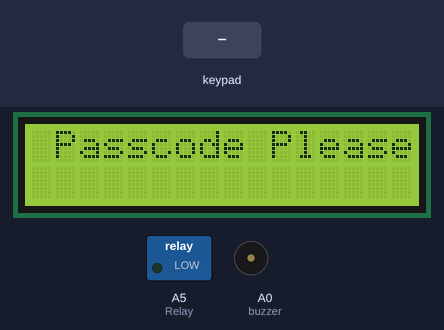
A sketch run on a simulated Arduino Uno, built with avr-gcc and run on an emulated ATmega328P. Shown: 16×2 character LCD, switched loads named in the sketch (green lamp = pin HIGH), buzzer (waves = sounding, pin HIGH). The test bench sets the inputs (shaded band).

Above: at 6.9 s.
7.0 s: keypad keys 7 6 5 4 pressed 0.4 s apart
At 9.0 s:
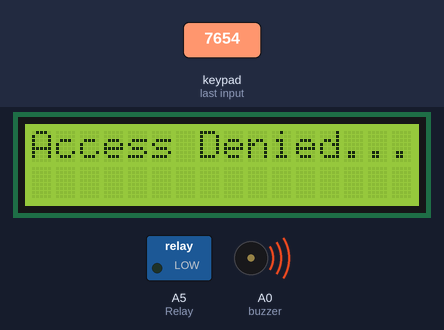
16.9 s: key 'A' pressed
19.9 s: key 'B' pressed
At 21.9 s:
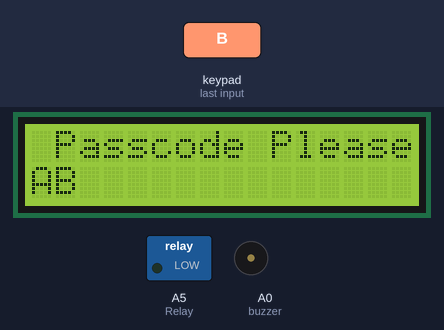
22.8 s: key 'C' pressed
At 23.2 s:
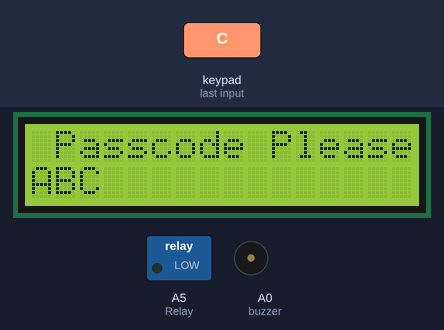
24.3 s: key '#' pressed
At 25.5 s:
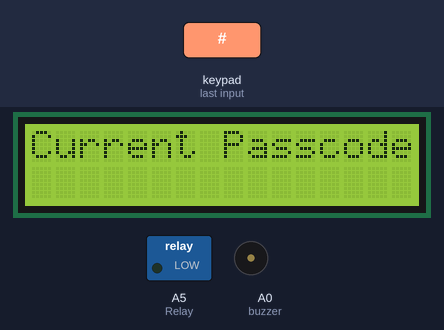
25.8 s: keypad keys 7 6 5 4 # pressed 0.4 s apart
At 28.3 s:
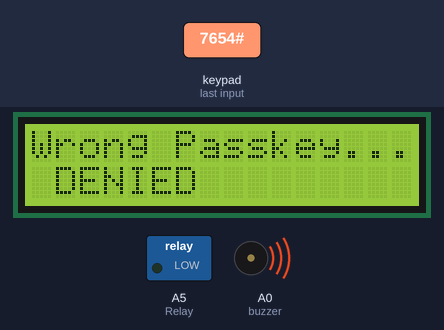
Timing chart, 0 to 31.0 s (numbered marks = the images above; inputs shaded):
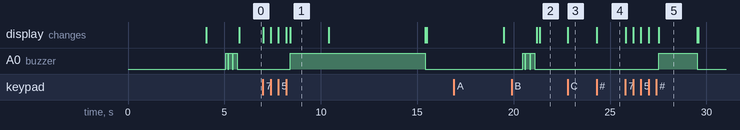

The sketch:

FCM0V9PIPYC99TE.ino
```cpp
/*
    +------------------------------------------------------------------------+
    |                                                                        |
    |               DUINO LOCK SYTSTEM FIRM_WARE v1.1.0                      |
    |                       BY_:DIY MECHANICS                                |
    |    --------------------------------------------------------------      |
    |  written_by:suhail  project:HOME AUTOMATION:-passcode lock sytem v1.1  |
    |  facebook.com/suhail jr.                      twitter.com/suhail jr.   |
    |             visit more @ www.diymechanics.wordpress.com                |
    +------------------------------------------------------------------------+
*/

///////////////////////////////////////////////////////////////////////////////


#include <Keypad.h>
#include<LiquidCrystal.h>
#include<EEPROM.h>


//////////////////////////////////////////////////////////////////////////////


LiquidCrystal lcd(13, 12, 11, 10, 9, 8);
char password[4];
char pass[4], pass1[4];
int i = 0;
int buzzer = A0;
int Relay = A5;
int staterelay = LOW;
char customKey = 0;


//////////////////////////////////////////////////////////////////////////////


const byte ROWS = 4; //four rows
const byte COLS = 4; //four columns
char hexaKeys[ROWS][COLS] = {
  {'1', '2', '3', 'A'},
  {'4', '5', '6', 'B'},
  {'7', '8', '9', 'C'},
  {'*', '0', '#', 'D'}
};


///////////////////////////////////////////////////////////////////////////////


byte rowPins[ROWS] = {7, 6, 5, 4}; //connect to the row pinouts of the keypad
byte colPins[COLS] = {3, 2, 1, 0}; //connect to the column pinouts of the keypad
//initialize an instance of class NewKeypad
Keypad customKeypad = Keypad( makeKeymap(hexaKeys), rowPins, colPins, ROWS, COLS);


////////////////////////////////////////////////////////////////////////////////////

void(* resetFunc) (void) = 0;
void setup()
{
  pinMode(Relay, OUTPUT);
  pinMode(buzzer, OUTPUT);
  digitalWrite(Relay, LOW);
  digitalWrite(buzzer , LOW);
  lcd.begin(16, 2);
  lcd.print("STARK-TECHNOLOGY");
  lcd.setCursor(0, 1);
  delay(4000);
  lcd.print("BOOTING DEVICE");
  delay(1000);
  digitalWrite(buzzer , HIGH);
  delay(100);
  digitalWrite(buzzer , LOW);
  delay(50);
  digitalWrite(buzzer , HIGH);
  delay(200);
  digitalWrite(buzzer , LOW);
  delay(50);
  digitalWrite(buzzer , HIGH);
  delay(200);
  digitalWrite(buzzer , LOW);
  delay(100);
  digitalWrite(buzzer , LOW);
  lcd.clear();
  lcd.print("KEYPAD-LOCKED");
  lcd.clear();
  lcd.print(" Passcode Please:");
  lcd.setCursor(0, 1);
  for (int j = 0; j < 4; j++)
    pass[j] = EEPROM.read(j);

  ////////////////////////////////////////////////////////////////////////////////////

}
void loop()
{
  customKey = customKeypad.getKey();
  if (customKey == '#')
    change();

  if (customKey == '*')
    resetFunc();


  if (customKey)

  {
    password[i++] = customKey;
    lcd.print(customKey);

  }

  if (i == 4)
  { i = 0;
    delay(200);
    for (int j = 0; j < 4; j++)
      pass[j] = EEPROM.read(j);
    if (!(strncmp(password, pass, 4)))
    {
      i = 0;
      digitalWrite(Relay, HIGH);
      lcd.clear();
      lcd.print("Passkey Accepted");
      digitalWrite(buzzer , HIGH);
       delay(100);
       digitalWrite(buzzer , LOW);
  delay(50);
  digitalWrite(buzzer , HIGH);
  delay(90);
  digitalWrite(buzzer , LOW);
  delay(30);
  digitalWrite(buzzer , HIGH);
  delay(200);
  digitalWrite(buzzer , LOW);
  delay(100);
  digitalWrite(buzzer , HIGH);
  delay(200);
  digitalWrite(buzzer , LOW);
  delay(50);
  digitalWrite(buzzer , HIGH);
  delay(500);digitalWrite(buzzer , LOW);
  delay(100);
      lcd.setCursor(0, 1);
      lcd.print("#-Change");
      lcd.print("*-Lock");


    }

    else
    {
      digitalWrite(Relay, LOW);

      lcd.clear();
      lcd.print("Access Denied...");
       digitalWrite(buzzer , HIGH);
      delay(2000);

      lcd.clear();
      lcd.print("restarting...");
      delay(5000);
      i = 0;
      resetFunc();


    }

  }
}

////////////////////////////////////////////////////////////////////////////////////

void change()
{
  int j = 0;
  lcd.clear();
  lcd.print("Current Passcode:");
  lcd.setCursor(0, 1);
  while (j < 4)
  {
    char key = customKeypad.getKey();
    if (key)
    {
      pass1[j++] = key;
      lcd.print(key);

    }
    key = 0;
  }
  delay(500);

  if ((strncmp(pass1, pass, 4)))
  {
    lcd.clear();
    lcd.print("Wrong Passkey...");

    lcd.setCursor(1, 1);
    lcd.print("DENIED");
    digitalWrite(buzzer , HIGH);
    delay(2000);
    customKey = 0;
    resetFunc();
  }
  else
  {
    j = 0;

    lcd.clear();
    lcd.print("New Passcode:");
    lcd.setCursor(0, 1);
    while (j < 4)
    {
      char key = customKeypad.getKey();
      if (key)

      {
        pass[j] = key;
        lcd.print(key);
        EEPROM.write(j, key);
        j++;

      }
    }
    lcd.print("  Done......");
    delay(1000);
    digitalWrite(Relay, LOW);
    resetFunc();
  }


}
////////////////////////////////////////////////////////////////////////////////////
////////////////////////////////////////////////////////////////////////////////////
////////////////////////////////////////////////////////////////////////////////////
/*===================================================================================
   recover code: HAp-1.0.0
*/
```

Measured:
- after the input at 7.0 s, A0 (buzzer): LOW → HIGH after 1.4 s, → LOW 7.0 s later; the display: first changes at once (image 1 shows a later state)
- after the input at 19.9 s, the display: first differs from a run without the input after 1.5 s (image 2)
- after the input at 22.8 s, the display: changes at once (image 3)
- after the input at 24.3 s, the display: changes at once (image 4)
- after the input at 25.8 s, A0 (buzzer): LOW → HIGH after 1.7 s, → LOW 2.0 s later; the display: first changes at once (image 5 shows a later state)
- what the display in image 1 shows lasts 2.0 s, from 8.4 s to 10.4 s
